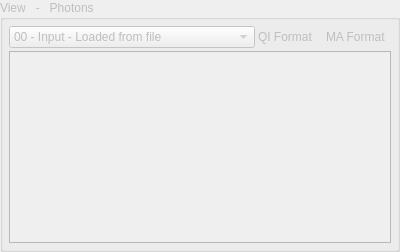
     <widget class="QGroupBox" name="groupBox_Photons_View">
      <property name="enabled">
       <bool>false</bool>
      </property>
      <property name="sizePolicy">
       <sizepolicy hsizetype="Preferred" vsizetype="Expanding">
        <horstretch>1</horstretch>
        <verstretch>1</verstretch>
       </sizepolicy>
      </property>
      <property name="minimumSize">
       <size>
        <width>400</width>
        <height>0</height>
       </size>
      </property>
      <property name="title">
       <string>View   -   Photons</string>
      </property>
      <layout class="QGridLayout" name="gridLayout_4">
       <property name="leftMargin">
        <number>6</number>
       </property>
       <property name="topMargin">
        <number>6</number>
       </property>
       <property name="rightMargin">
        <number>6</number>
       </property>
       <property name="bottomMargin">
        <number>6</number>
       </property>
       <property name="spacing">
        <number>3</number>
       </property>
       <item row="1" column="0" colspan="3">
        <widget class="QGraphicsView" name="graphicsView_Photons">
         <property name="sizePolicy">
          <sizepolicy hsizetype="Preferred" vsizetype="Expanding">
           <horstretch>0</horstretch>
           <verstretch>0</verstretch>
          </sizepolicy>
         </property>
         <property name="mouseTracking">
          <bool>true</bool>
         </property>
        </widget>
       </item>
       <item row="0" column="0">
        <widget class="QComboBox" name="comboBox_PhoVie_Step">
         <item>
          <property name="text">
           <string>00 - Input - Loaded from file</string>
          </property>
         </item>
         <item>
          <property name="text">
           <string>01 - Input - Shading Correted</string>
          </property>
         </item>
         <item>
          <property name="text">
           <string>02 - Input - Convert to 8bit</string>
          </property>
         </item>
         <item>
          <property name="text">
           <string>03 - Input - Improved Contrast</string>
          </property>
         </item>
         <item>
          <property name="text">
           <string>04 - Blur - Remove Noise</string>
          </property>
         </item>
         <item>
          <property name="text">
           <string>05 - Binary - Get Foreground</string>
          </property>
         </item>
         <item>
          <property name="text">
           <string>06 - Regions - Paint Edges</string>
          </property>
         </item>
         <item>
          <property name="text">
           <string>07 - Regions - Edges Connected</string>
          </property>
         </item>
         <item>
          <property name="text">
           <string>08 - Regions - Separate Cells</string>
          </property>
         </item>
         <item>
          <property name="text">
           <string>09 - Regions - Labeled</string>
          </property>
         </item>
         <item>
          <property name="text">
           <string>10 - ROI - Mitochondria</string>
          </property>
         </item>
        </widget>
       </item>
       <item row="0" column="2">
        <widget class="QLabel" name="label_PhoVie_Format_MA">
         <property name="sizePolicy">
          <sizepolicy hsizetype="Fixed" vsizetype="Fixed">
           <horstretch>0</horstretch>
           <verstretch>0</verstretch>
          </sizepolicy>
         </property>
         <property name="maximumSize">
          <size>
           <width>65</width>
           <height>16777215</height>
          </size>
         </property>
         <property name="text">
          <string>MA Format</string>
         </property>
        </widget>
       </item>
       <item row="0" column="1">
        <widget class="QLabel" name="label_PhoVie_Format_QI">
         <property name="sizePolicy">
          <sizepolicy hsizetype="Fixed" vsizetype="Fixed">
           <horstretch>0</horstretch>
           <verstretch>0</verstretch>
          </sizepolicy>
         </property>
         <property name="maximumSize">
          <size>
           <width>65</width>
           <height>16777215</height>
          </size>
         </property>
         <property name="text">
          <string>QI Format</string>
         </property>
        </widget>
       </item>
      </layout>
     </widget>
